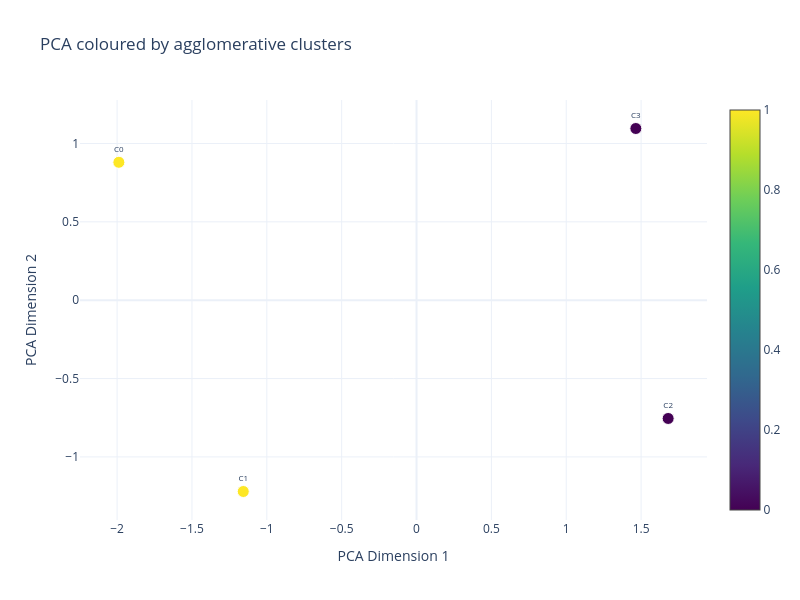

Write notebook code for a chart like this one.
### Code cell
# ============================================================
# Embedding coloured by best-scoring clustering method
# (update method name as needed after benchmarking)
# ============================================================
BEST_METHOD = 'agglomerative'  # update after Section 15

best_labels = CLUSTER_RESULTS[BEST_METHOD].labels

fig_embed = viz.plot_embedding_2d(
    pca_2d,
    labels=best_labels,
    component_ids=[c.component_id for c in components],
    title=f'PCA coloured by {BEST_METHOD} clusters',
    method_name='PCA',
)
fig_embed.show()

### Figure 1 — Plotly figure (JSON) as saved in the notebook; plotly's stock layout.template omitted (floating-point values rounded to 4 significant figures)
{"data": [{"hoverinfo": "text", "hovertext": ["Component 0<br>Cluster 1", "Component 1<br>Cluster 1", "Component 2<br>Cluster 0", "Component 3<br>Cluster 0"], "marker": {"color": [1, 1, 0, 0], "colorscale": [[0, "#440154"], [0.1111, "#482878"], [0.2222, "#3e4989"], [0.3333, "#31688e"], [0.4444, "#26828e"], [0.5556, "#1f9e89"], [0.6667, "#35b779"], [0.7778, "#6ece58"], [0.8889, "#b5de2b"], [1, "#fde725"]], "line": {"color": "white", "width": 1}, "showscale": true, "size": 12}, "mode": "markers+text", "text": ["C0", "C1", "C2", "C3"], "textfont": {"size": 8}, "textposition": "top center", "type": "scatter", "x": [-1.988, -1.157, 1.681, 1.465], "y": [0.8798, -1.221, -0.7547, 1.096]}], "layout": {"height": 600, "hovermode": "closest", "title": {"text": "PCA coloured by agglomerative clusters"}, "width": 800, "xaxis": {"title": {"text": "PCA Dimension 1"}}, "yaxis": {"title": {"text": "PCA Dimension 2"}}}}
